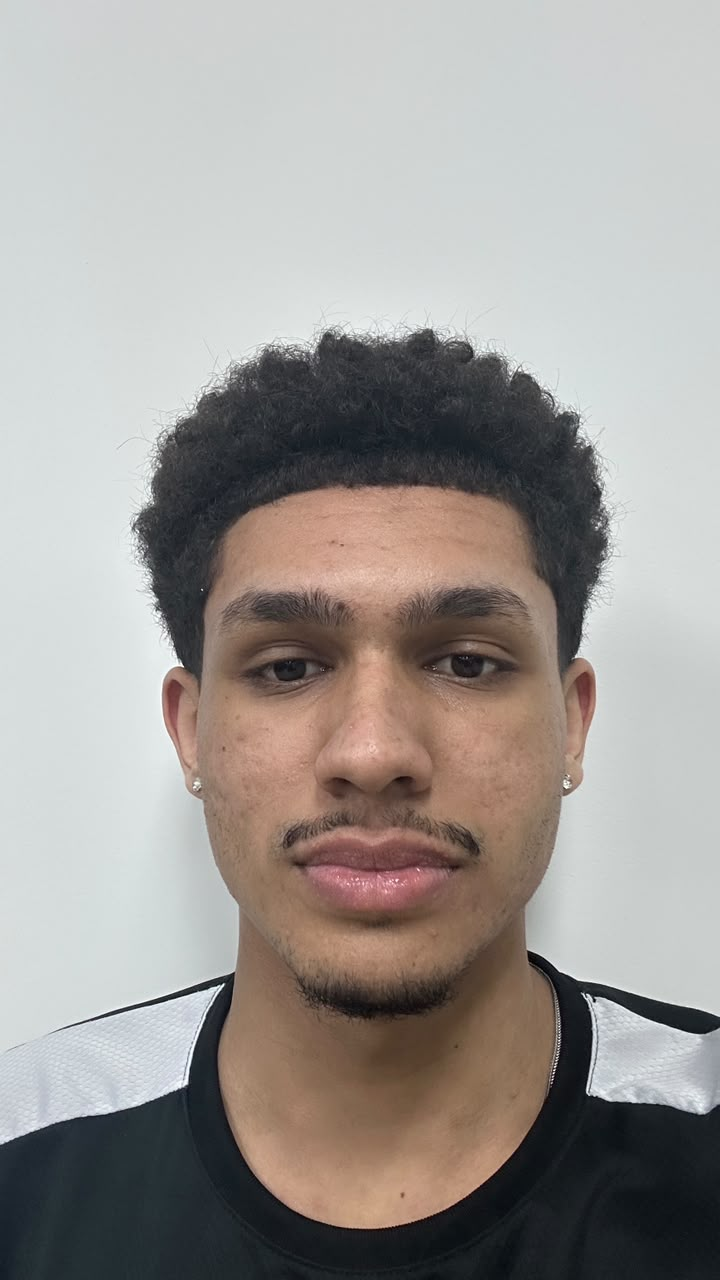
#> input picture gu_serio.jpeg, 720 x 1280 px
$ jupyter execute Recortando_imagens_com_Python.ipynb
#> lines starting #> are read from the running program, lines starting #| are printed output that depends on the picture
# Recortando imagens com Python

[cell 1]
# Importando a biblioteca Pillow
from PIL import Image

[cell 2]
# Carregando a imagem neutra
file = Image.open('gu_serio.jpeg')
#> file is the input picture: PIL image 720x1280 RGB; mean R, G, B 159.1, 154.3, 150.6
file

[cell 3]
# Dimensão da imagem
file.size
#> Out = (720, 1280)

[cell 4]
# Selecione as coordenadas de recorte de imagem com crop((x1,y1,x2,y2))
file_crop = file.crop((100,300,650,1025))
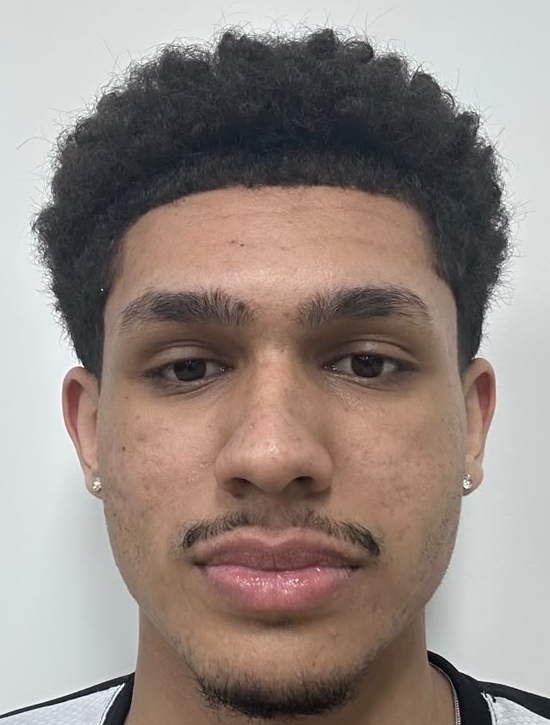
#> file_crop: PIL image 550x725 RGB; mean R, G, B 148.7, 136.3, 129.8
file_crop

[cell 5]
# Dimensão da imagem recortada
file_crop.size
#> Out = (550, 725)

[cell 6]
# Redimensiona a imagem
file_resized = file_crop.resize((260,360))
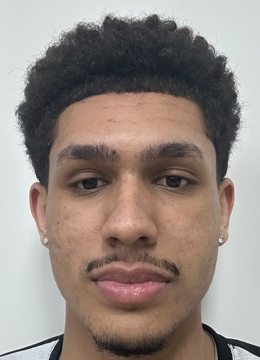
#> file_resized: PIL image 260x360 RGB; mean R, G, B 148.7, 136.3, 129.8
file_resized

[cell 7]
# Dimensão da imagem
file_resized.size
#> Out = (260, 360)

[cell 8]
# Salvando a imagem
file_resized.save('minha_foto_a.jpg')

[cell 9]
# Repetindo o processo para a imagem sorrindo
# Carregando a imagem
file = Image.open('gu_sorrindo.jpeg')
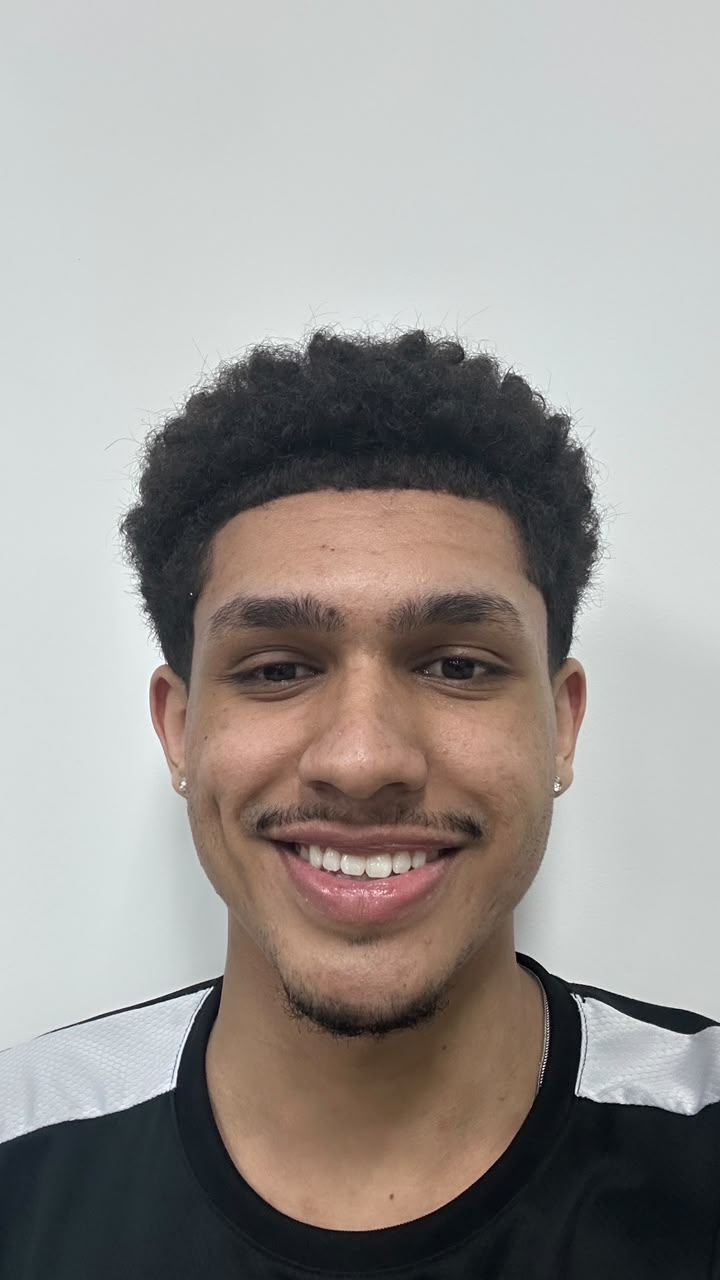
#> input picture gu_sorrindo.jpeg, 720 x 1280 px
#> file is the input picture: PIL image 720x1280 RGB; mean R, G, B 156.3, 151.8, 148.3
file

[cell 10]
# Dimensão da imagem
file.size
#> Out = (720, 1280)

[cell 11]
# Selecione as coordenadas de recorte de imagem com crop((x1,y1,x2,y2))
file_crop = file.crop((100,300,625,1050))
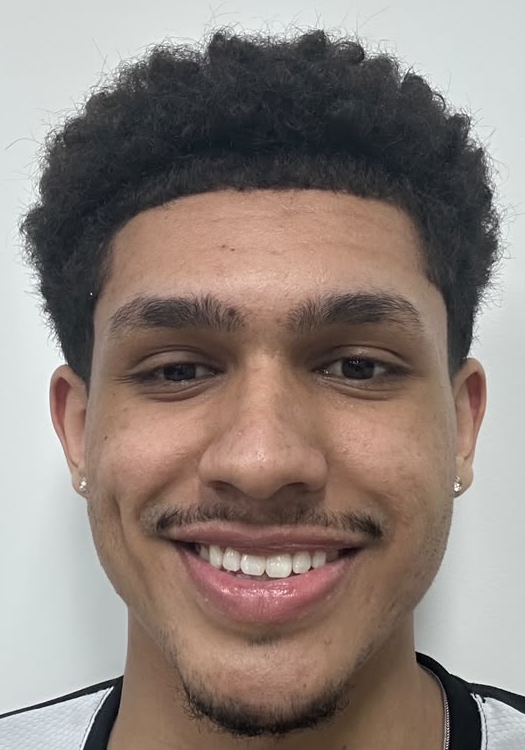
#> file_crop: PIL image 525x750 RGB; mean R, G, B 141.9, 128.9, 122.4
file_crop

[cell 12]
# Dimensão da imagem recortada
file_crop.size
#> Out = (525, 750)

[cell 13]
# Redimensiona a imagem
file_resized = file_crop.resize((260,360))
file_resized

[cell 14]
# Dimensão da imagem
file_resized.size
#> Out = (260, 360)
